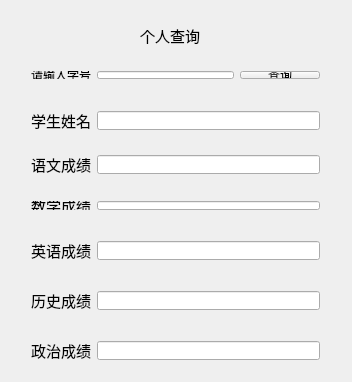
<?xml version="1.0" encoding="UTF-8"?>
<ui version="4.0">
 <class>manger</class>
 <widget class="QWidget" name="manger">
  <property name="geometry">
   <rect>
    <x>0</x>
    <y>0</y>
    <width>352</width>
    <height>382</height>
   </rect>
  </property>
  <property name="windowTitle">
   <string>manger</string>
  </property>
  <widget class="QLabel" name="label">
   <property name="geometry">
    <rect>
     <x>140</x>
     <y>20</y>
     <width>111</width>
     <height>31</height>
    </rect>
   </property>
   <property name="font">
    <font>
     <family>Agency FB</family>
     <pointsize>11</pointsize>
    </font>
   </property>
   <property name="text">
    <string>个人查询</string>
   </property>
  </widget>
  <widget class="QWidget" name="layoutWidget">
   <property name="geometry">
    <rect>
     <x>20</x>
     <y>60</y>
     <width>311</width>
     <height>30</height>
    </rect>
   </property>
   <layout class="QHBoxLayout" name="horizontalLayout">
    <item>
     <widget class="QLabel" name="label_2">
      <property name="text">
       <string>请输入学号</string>
      </property>
     </widget>
    </item>
    <item>
     <widget class="QLineEdit" name="lineEdit"/>
    </item>
    <item>
     <widget class="QPushButton" name="pushButton">
      <property name="text">
       <string>查询</string>
      </property>
     </widget>
    </item>
   </layout>
  </widget>
  <widget class="QWidget" name="layoutWidget">
   <property name="geometry">
    <rect>
     <x>20</x>
     <y>144</y>
     <width>311</width>
     <height>41</height>
    </rect>
   </property>
   <layout class="QHBoxLayout" name="horizontalLayout_2">
    <item>
     <widget class="QLabel" name="label_3">
      <property name="font">
       <font>
        <family>Agency FB</family>
        <pointsize>11</pointsize>
       </font>
      </property>
      <property name="text">
       <string>语文成绩</string>
      </property>
     </widget>
    </item>
    <item>
     <widget class="QLineEdit" name="lineEdit_2"/>
    </item>
   </layout>
  </widget>
  <widget class="QWidget" name="layoutWidget">
   <property name="geometry">
    <rect>
     <x>20</x>
     <y>190</y>
     <width>311</width>
     <height>31</height>
    </rect>
   </property>
   <layout class="QHBoxLayout" name="horizontalLayout_3">
    <item>
     <widget class="QLabel" name="label_4">
      <property name="font">
       <font>
        <family>Agency FB</family>
        <pointsize>11</pointsize>
       </font>
      </property>
      <property name="text">
       <string>数学成绩</string>
      </property>
     </widget>
    </item>
    <item>
     <widget class="QLineEdit" name="lineEdit_3"/>
    </item>
   </layout>
  </widget>
  <widget class="QWidget" name="layoutWidget">
   <property name="geometry">
    <rect>
     <x>20</x>
     <y>230</y>
     <width>311</width>
     <height>41</height>
    </rect>
   </property>
   <layout class="QHBoxLayout" name="horizontalLayout_4">
    <item>
     <widget class="QLabel" name="label_5">
      <property name="font">
       <font>
        <family>Agency FB</family>
        <pointsize>11</pointsize>
       </font>
      </property>
      <property name="text">
       <string>英语成绩</string>
      </property>
     </widget>
    </item>
    <item>
     <widget class="QLineEdit" name="lineEdit_4"/>
    </item>
   </layout>
  </widget>
  <widget class="QWidget" name="layoutWidget">
   <property name="geometry">
    <rect>
     <x>20</x>
     <y>280</y>
     <width>311</width>
     <height>41</height>
    </rect>
   </property>
   <layout class="QHBoxLayout" name="horizontalLayout_5">
    <item>
     <widget class="QLabel" name="label_6">
      <property name="font">
       <font>
        <family>Agency FB</family>
        <pointsize>11</pointsize>
       </font>
      </property>
      <property name="text">
       <string>历史成绩</string>
      </property>
     </widget>
    </item>
    <item>
     <widget class="QLineEdit" name="lineEdit_5"/>
    </item>
   </layout>
  </widget>
  <widget class="QWidget" name="layoutWidget">
   <property name="geometry">
    <rect>
     <x>20</x>
     <y>330</y>
     <width>311</width>
     <height>41</height>
    </rect>
   </property>
   <layout class="QHBoxLayout" name="horizontalLayout_6">
    <item>
     <widget class="QLabel" name="label_7">
      <property name="font">
       <font>
        <family>Agency FB</family>
        <pointsize>11</pointsize>
       </font>
      </property>
      <property name="text">
       <string>政治成绩</string>
      </property>
     </widget>
    </item>
    <item>
     <widget class="QLineEdit" name="lineEdit_6"/>
    </item>
   </layout>
  </widget>
  <widget class="QWidget" name="layoutWidget_2">
   <property name="geometry">
    <rect>
     <x>20</x>
     <y>100</y>
     <width>311</width>
     <height>41</height>
    </rect>
   </property>
   <layout class="QHBoxLayout" name="horizontalLayout_7">
    <item>
     <widget class="QLabel" name="label_8">
      <property name="font">
       <font>
        <family>Agency FB</family>
        <pointsize>11</pointsize>
       </font>
      </property>
      <property name="text">
       <string>学生姓名</string>
      </property>
     </widget>
    </item>
    <item>
     <widget class="QLineEdit" name="lineEdit_7"/>
    </item>
   </layout>
  </widget>
 </widget>
 <layoutdefault spacing="6" margin="11"/>
 <resources/>
 <connections/>
</ui>
